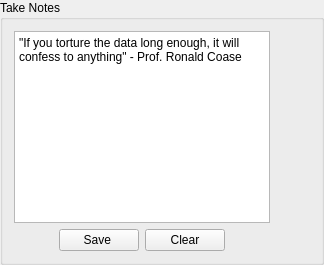
     <widget class="QGroupBox" name="groupBox_7">
      <property name="sizePolicy">
       <sizepolicy hsizetype="Preferred" vsizetype="Minimum">
        <horstretch>0</horstretch>
        <verstretch>0</verstretch>
       </sizepolicy>
      </property>
      <property name="title">
       <string>Take Notes</string>
      </property>
      <layout class="QGridLayout" name="gridLayout_28">
       <item row="2" column="0">
        <layout class="QGridLayout" name="gridLayout_29">
         <item row="0" column="2">
          <widget class="QPushButton" name="pb_clear_cmd">
           <property name="text">
            <string>Clear</string>
           </property>
          </widget>
         </item>
         <item row="0" column="1">
          <widget class="QPushButton" name="pb_save_cmd">
           <property name="text">
            <string>Save </string>
           </property>
          </widget>
         </item>
         <item row="0" column="0">
          <spacer name="horizontalSpacer_3">
           <property name="orientation">
            <enum>Qt::Horizontal</enum>
           </property>
           <property name="sizeHint" stdset="0">
            <size>
             <width>40</width>
             <height>20</height>
            </size>
           </property>
          </spacer>
         </item>
         <item row="0" column="3">
          <spacer name="horizontalSpacer_5">
           <property name="orientation">
            <enum>Qt::Horizontal</enum>
           </property>
           <property name="sizeHint" stdset="0">
            <size>
             <width>40</width>
             <height>20</height>
            </size>
           </property>
          </spacer>
         </item>
        </layout>
       </item>
       <item row="1" column="0">
        <widget class="QPlainTextEdit" name="pte_run_cmd">
         <property name="plainText">
          <string>&quot;If you torture the data long enough, it will confess to anything&quot; - Prof. Ronald Coase</string>
         </property>
         <property name="placeholderText">
          <string>start typing here..</string>
         </property>
        </widget>
       </item>
       <item row="1" column="1">
        <spacer name="horizontalSpacer_2">
         <property name="orientation">
          <enum>Qt::Horizontal</enum>
         </property>
         <property name="sizeHint" stdset="0">
          <size>
           <width>40</width>
           <height>20</height>
          </size>
         </property>
        </spacer>
       </item>
      </layout>
     </widget>
